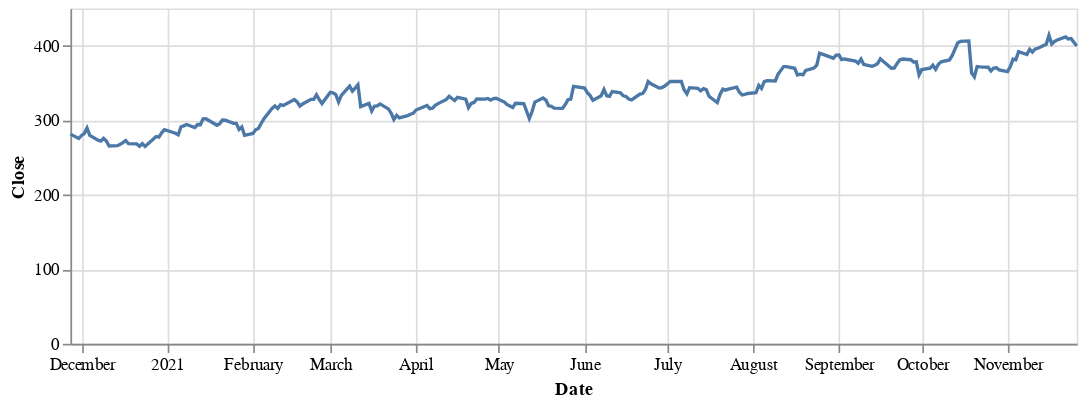

The code cell stored with this chart in its notebook:
### Code cell
ultaPrice

### Figure 1 — Vega-Lite specification as saved in the notebook (floating-point values rounded to 4 significant figures; data arrays with more than 128 entries replaced by an {"elided": "..."} marker saying what was removed)
{"config": {"view": {"continuousWidth": 400, "continuousHeight": 300}}, "data": {"name": "data-a5a5dce6338ec159c590f2944fcca3df"}, "mark": "line", "encoding": {"tooltip": [{"type": "temporal", "field": "Date"}, {"type": "quantitative", "field": "Open"}, {"type": "quantitative", "field": "Close"}, {"type": "quantitative", "field": "High"}, {"type": "quantitative", "field": "Low"}, {"type": "quantitative", "field": "Volume"}], "x": {"type": "temporal", "field": "Date"}, "y": {"type": "quantitative", "field": "Close"}}, "height": 200, "width": 600, "$schema": "https://vega.github.io/schema/vega-lite/v4.8.1.json", "datasets": {"data-a5a5dce6338ec159c590f2944fcca3df": {"elided": "252 records"}}}
